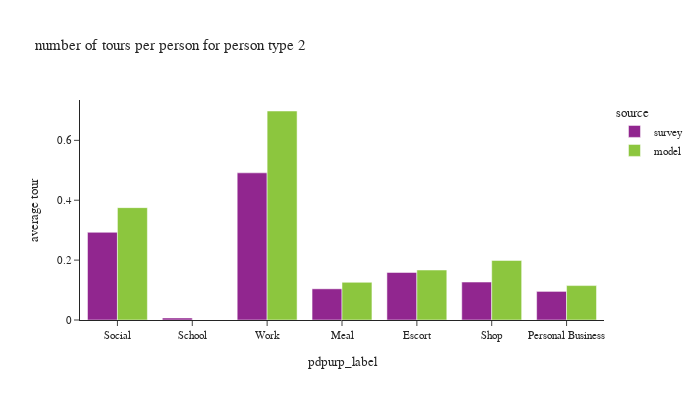

The cell this chart's notebook holds for it:
### Code cell
plot_by_pptyp(df_tour, '2')

### Figure 1 — Plotly figure (JSON) as saved in the notebook; plotly's stock layout.template omitted (floating-point values rounded to 4 significant figures)
{"data": [{"alignmentgroup": "True", "hovertemplate": "source=survey<br>pdpurp_label=%{x}<br>average tour=%{y}<extra></extra>", "legendgroup": "survey", "marker": {"color": "#91268F", "pattern": {"shape": ""}}, "name": "survey", "offsetgroup": "survey", "orientation": "v", "showlegend": true, "textposition": "auto", "type": "bar", "x": ["Social", "School", "Work", "Meal", "Escort", "Shop", "Personal Business"], "xaxis": "x", "y": [0.2929, 0.006772, 0.4915, 0.1041, 0.1588, 0.1267, 0.09552], "yaxis": "y"}, {"alignmentgroup": "True", "hovertemplate": "source=model<br>pdpurp_label=%{x}<br>average tour=%{y}<extra></extra>", "legendgroup": "model", "marker": {"color": "#8CC63E", "pattern": {"shape": ""}}, "name": "model", "offsetgroup": "model", "orientation": "v", "showlegend": true, "textposition": "auto", "type": "bar", "x": ["Escort", "Shop", "Work", "Meal", "Social", "Personal Business"], "xaxis": "x", "y": [0.1669, 0.1989, 0.698, 0.1258, 0.3753, 0.1149], "yaxis": "y"}], "layout": {"barmode": "group", "font": {"size": 11}, "height": 400, "legend": {"title": {"text": "source"}, "tracegroupgap": 0}, "title": {"text": "number of tours per person for person type 2"}, "width": 700, "xaxis": {"anchor": "y", "domain": [0.0, 1.0], "title": {"text": "pdpurp_label"}}, "yaxis": {"anchor": "x", "domain": [0.0, 1.0], "tickformat": ".2", "title": {"text": "average tour"}}}}
